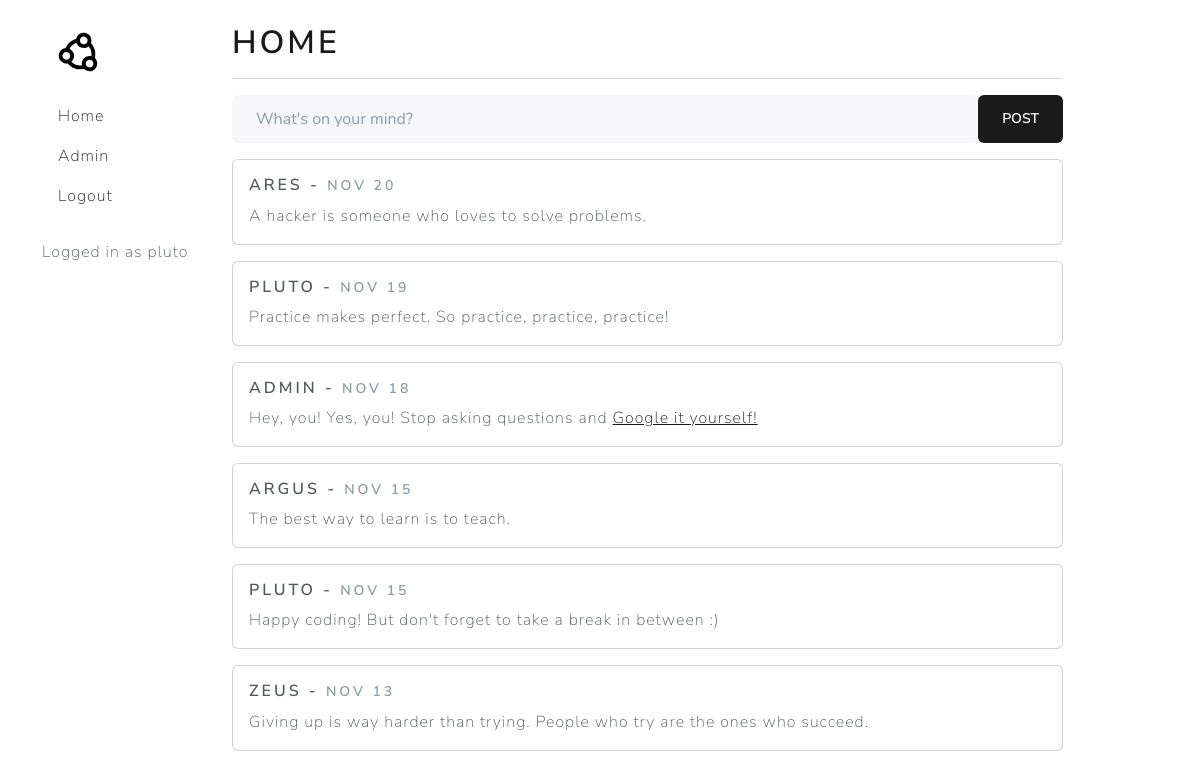
Page / (signed in) on the committed database.
### app.py (models this page shows, shortened)
class User(db.Model):
    id = db.Column(db.Integer, primary_key=True)
    username = db.Column(db.String(80), unique=True, nullable=False)
    email = db.Column(db.String(120), unique=True, nullable=False)
    password = db.Column(db.String(80), nullable=False)
    admin = db.Column(db.Boolean, default=False)
    otp_enabled = db.Column(db.Boolean, default=False)
    otp_code = db.Column(db.String(6), nullable=False, default="000000")

class Post(db.Model):
    id = db.Column(db.Integer, primary_key=True)
    post = db.Column(db.String(120), nullable=False)
    date = db.Column(db.DateTime, nullable=False, default=datetime.datetime.utcnow)
    user_id = db.Column(db.Integer, db.ForeignKey("user.id"), nullable=False)
    user = db.relationship("User", backref=db.backref("posts", lazy=True))

### app.py (the view, shortened to what this page needs)
@app.route("/")
def index():
    return render_template(
        "index.html", posts=sorted(Post.query.all(), key=lambda x: x.date, reverse=True)
    )

### templates/index.html (shortened to what this page needs)
{% extends "base.html" %}
{% block title %}Home{% endblock %}
{% block content %}
{% if session %}
<form action="/post" method="POST">
  <div class="input-group mb-3">
    <input type="text" class="form-control rounded" id="post" name="post" placeholder="What's on your mind?">
    <div class="input-group-append">
      <button type="submit" class="btn btn-primary rounded">Post</button>
    </div>
  </div>
</form>
{% endif %}
{% for post in posts %}
<div class="card rounded mt-3">
  <div class="card-body">
    <h5 class="card-title">{{ post.user.username }} - <small
        class="text-muted ">{{ post.date.strftime("%b %d") }}</small></h5>
    <p class="card-text">{{ post.post | safe }}</p>
  </div>
</div>
{% endfor %}
{% endblock %}

### templates/base.html (shortened to what this page needs)
<!DOCTYPE html>
<html lang="en">
<head>
    <link rel="stylesheet" href="{{ url_for('static', filename='css/bootstrap.min.css') }}">
    <link rel="stylesheet" href="{{ url_for('static', filename='css/styles.css') }}">
</head>
<body>
    <div class="container mt-4">
        <div class="row">
            <div class="col-2">
                <nav class="nav flex-column">
                    <a class="nav-link" href=""><img src="{{ url_for('static', filename='img/logo.svg') }}" alt="logo" class="mb-3" width="40" height="40"></a>
                    <a class="nav-link" href="{{ url_for('index') }}">Home</a>
                    {% if session['admin'] == True %}
                    <a class="nav-link" href="{{ url_for('admin') }}">Admin</a>
                    {% endif %}
                    {% if session %}
                    <a class="nav-link" href="{{ url_for('logout') }}">Logout</a>
                    {% endif %}
                </nav>
                {% if session %}
                <div class="mt-4">
                    <p>Logged in as {{ session['username'] }}</p>
                </div>
                {% endif %}
            </div>
            <div class="col-9">
                <h1>{{ self.title() }}</h1>
                <hr>
                {% block content %}{% endblock %}
            </div>
        </div>
    </div>
</body>
</html>

### rows in the picture
User: username "pluto"
Post: user.username "ARES", date "NOV 20", post "A hacker is someone who loves to solve problems."
Post: user.username "PLUTO", date "NOV 19", post "Practice makes perfect. So practice, practice, practice!"
Post: user.username "ADMIN", date "NOV 18", post "Hey, you! Yes, you! Stop asking questions and Google it yourself!"
Post: user.username "ARGUS", date "NOV 15", post "The best way to learn is to teach."
Post: user.username "PLUTO", date "NOV 15", post "Happy coding! But don't forget to take a break in between :)"
Post: user.username "ZEUS", date "NOV 13", post "Giving up is way harder than trying. People who try are the ones who succeed."
